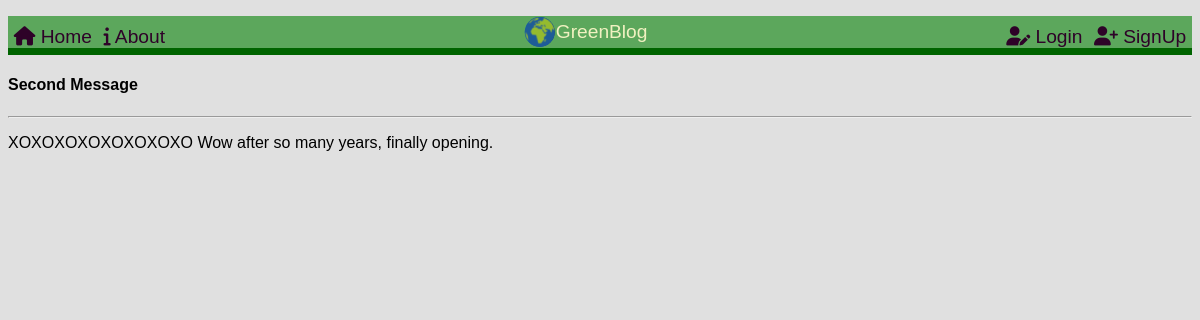
The page /msg/2/ on the database its author committed.
### green_blog_main/models.py (models this page shows, shortened)
class Blog(models.Model):
    title = models.CharField(max_length=50)
    message = models.TextField()
    blog_date = models.DateField(auto_now_add=True)
    usr = models.ForeignKey('auth.User', on_delete=models.CASCADE)

### green_blog_main/views.py (the view)
# urls.py: path('msg/<int:pk>/', DetailPageView.as_view(), name='blog-detail')
class DetailPageView(DetailView):
    model = Blog
    title = 'TesT_Only'
    template_name = 'blog_detail.html'

### templates/blog_detail.html
{% extends 'base.html' %}
    {% block main %}
        <div class="main">
            <h4> {{ blog.title }}</h4>
            <hr>
            <p> {{ blog.message }}</p>
        </div>
    {% endblock main%}

### static/css/base.css (style rules this page uses)
html { font-family: 'Gill Sans', 'Gill Sans MT', Calibri, 'Trebuchet MS', sans-serif; }
body { background-color: #e0e0e0; }

### rows shown on the page
Blog: title "Second Message", message "XOXOXOXOXOXOXOXO Wow after so many years, finally opening."
